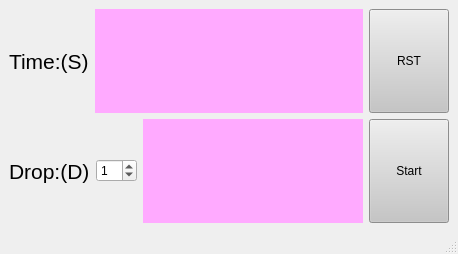
<?xml version="1.0" encoding="UTF-8"?>
<ui version="4.0">
 <class>DateSensor</class>
 <widget class="QMainWindow" name="DateSensor">
  <property name="geometry">
   <rect>
    <x>0</x>
    <y>0</y>
    <width>458</width>
    <height>254</height>
   </rect>
  </property>
  <property name="windowTitle">
   <string>数据模拟器</string>
  </property>
  <widget class="QWidget" name="centralwidget">
   <layout class="QGridLayout" name="gridLayout_2">
    <item row="0" column="0">
     <layout class="QGridLayout" name="gridLayout">
      <item row="1" column="2">
       <layout class="QHBoxLayout" name="horizontalLayout_2">
        <item>
         <widget class="QLabel" name="label_2">
          <property name="font">
           <font>
            <pointsize>16</pointsize>
           </font>
          </property>
          <property name="text">
           <string>Drop:(D)</string>
          </property>
         </widget>
        </item>
        <item>
         <widget class="QSpinBox" name="spinBox">
          <property name="value">
           <number>1</number>
          </property>
         </widget>
        </item>
        <item>
         <widget class="QLabel" name="numberLb">
          <property name="sizePolicy">
           <sizepolicy hsizetype="Expanding" vsizetype="Preferred">
            <horstretch>0</horstretch>
            <verstretch>0</verstretch>
           </sizepolicy>
          </property>
          <property name="font">
           <font>
            <pointsize>26</pointsize>
           </font>
          </property>
          <property name="styleSheet">
           <string notr="true">background-color: rgb(255, 170, 255);</string>
          </property>
          <property name="text">
           <string/>
          </property>
          <property name="alignment">
           <set>Qt::AlignCenter</set>
          </property>
         </widget>
        </item>
        <item>
         <widget class="QPushButton" name="startBt">
          <property name="sizePolicy">
           <sizepolicy hsizetype="Minimum" vsizetype="Minimum">
            <horstretch>0</horstretch>
            <verstretch>0</verstretch>
           </sizepolicy>
          </property>
          <property name="styleSheet">
           <string notr="true">background-color: rgb(198, 198, 198);</string>
          </property>
          <property name="text">
           <string>Start</string>
          </property>
         </widget>
        </item>
       </layout>
      </item>
      <item row="0" column="2">
       <layout class="QHBoxLayout" name="horizontalLayout">
        <item>
         <widget class="QLabel" name="label">
          <property name="font">
           <font>
            <pointsize>16</pointsize>
           </font>
          </property>
          <property name="text">
           <string>Time:(S)</string>
          </property>
         </widget>
        </item>
        <item>
         <widget class="QLabel" name="timeLb">
          <property name="sizePolicy">
           <sizepolicy hsizetype="Expanding" vsizetype="Preferred">
            <horstretch>0</horstretch>
            <verstretch>0</verstretch>
           </sizepolicy>
          </property>
          <property name="font">
           <font>
            <pointsize>26</pointsize>
           </font>
          </property>
          <property name="styleSheet">
           <string notr="true">background-color: rgb(255, 170, 255);</string>
          </property>
          <property name="text">
           <string/>
          </property>
          <property name="alignment">
           <set>Qt::AlignCenter</set>
          </property>
         </widget>
        </item>
        <item>
         <widget class="QPushButton" name="resetBt">
          <property name="sizePolicy">
           <sizepolicy hsizetype="Minimum" vsizetype="Minimum">
            <horstretch>0</horstretch>
            <verstretch>0</verstretch>
           </sizepolicy>
          </property>
          <property name="styleSheet">
           <string notr="true">background-color: rgb(198, 198, 198);</string>
          </property>
          <property name="text">
           <string>RST</string>
          </property>
         </widget>
        </item>
       </layout>
      </item>
     </layout>
    </item>
   </layout>
  </widget>
  <widget class="QMenuBar" name="menubar">
   <property name="geometry">
    <rect>
     <x>0</x>
     <y>0</y>
     <width>458</width>
     <height>25</height>
    </rect>
   </property>
  </widget>
  <widget class="QStatusBar" name="statusbar"/>
 </widget>
 <resources/>
 <connections/>
</ui>
